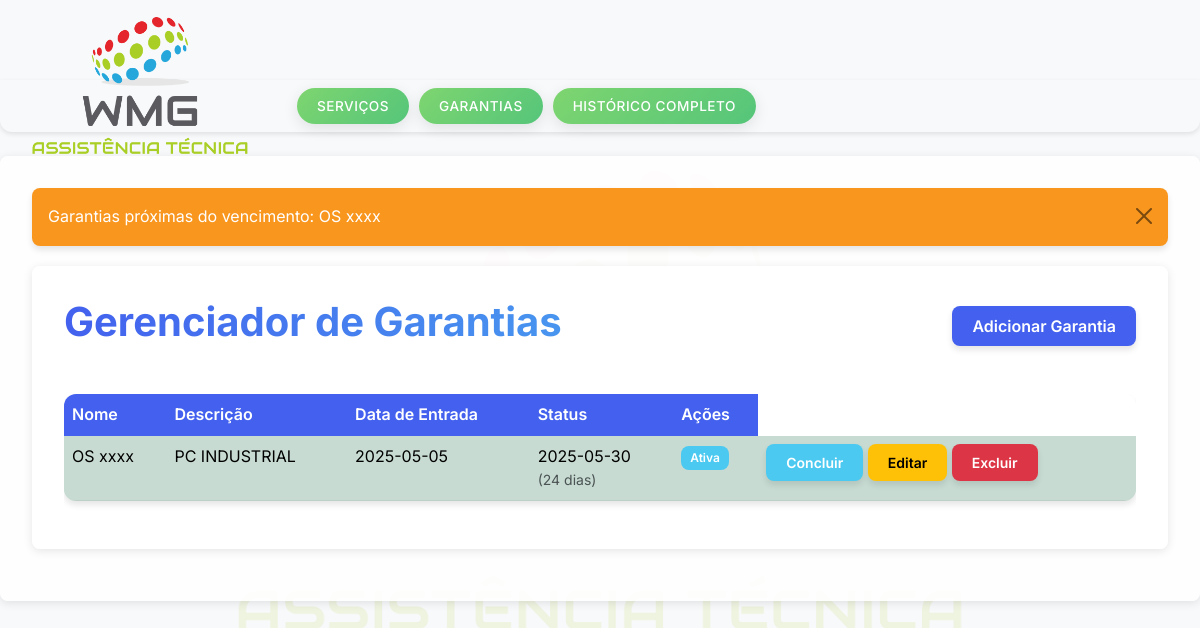
The app's page /garantias with its own data.
### gerenciador_tarefa/models.py (models this page shows, shortened)
class Garantia(db.Model):
    id = db.Column(db.Integer, primary_key=True, autoincrement=True)
    nome = db.Column(db.String(100), nullable=False)
    descricao = db.Column(db.Text)
    data_criacao = db.Column(db.DateTime, default=datetime.utcnow)  # antes era data_inicio
    data_entrega = db.Column(db.DateTime, nullable=False)           # antes era data_fim
    data_conclusao = db.Column(db.DateTime)
    concluida = db.Column(db.Boolean, default=False)
    def verificar_prazo(self):
        hoje = datetime.utcnow()
        if self.concluida:
            return "concluída"
        elif self.data_entrega < hoje:
            return "atrasada"
        elif (self.data_entrega - hoje) <= timedelta(days=3):
            return "proximo"
        else:
            return "normal"
    def dias_para_entrega(self):
        if self.concluida:
            return (self.data_conclusao - self.data_criacao).days
        elif self.data_entrega < datetime.utcnow():
            return (datetime.utcnow() - self.data_criacao).days
        else:
            return (self.data_entrega - datetime.utcnow()).days

### gerenciador_tarefa/app.py (the view)
@app.route('/garantias')
def lista_garantias():
    garantias = Garantia.query.filter_by(concluida=False).order_by(Garantia.data_entrega).all()
    hoje = date.today()
    expired, nearing = [], []
    for garantia in garantias:
        if garantia.data_entrega.date() < hoje:  # Converte para 'date'
            garantia.status = 'expirada'
            expired.append(garantia.nome)
        elif (garantia.data_entrega.date() - hoje) <= timedelta(days=30):  # Converte para 'date'
            garantia.status = 'proximo'
            nearing.append(garantia.nome)
        else:
            garantia.status = 'ativa'
    if expired:
        flash(f'Garantias expiradas: {", ".join(expired)}', 'danger')
    if nearing:
        flash(f'Garantias próximas do vencimento: {", ".join(nearing)}', 'warning')
    return render_template('garantias.html', garantias=garantias)

### gerenciador_tarefa/templates/garantias.html (shortened to what this page needs)
{% extends "base.html" %}
{% block content %}
<div class="container">
    <div class="d-flex justify-content-between align-items-center mb-4">
        <h1 class="mb-4">Gerenciador de Garantias</h1>
        <a href="{{ url_for('adicionar_garantia') }}" class="btn btn-primary mb-3">
             Adicionar Garantia
        </a>
    </div>
    <div class="table-responsive">
        <table class="table table-striped table-hover">
            <thead>
                <tr>
                    <th>Nome</th>
                    <th>Descrição</th>
                    <th>Data de Entrada</th>
                    <th>Status</th>
                    <th>Ações</th>
                </tr>
            </thead>
            <tbody>
                {% for garantia in garantias %}
                <tr class="{% if garantia.verificar_prazo() == 'atrasada' %}table-danger
                           {% elif garantia.verificar_prazo() == 'proximo' %}table-warning
                           {% else %}table-success{% endif %}">
                    <td>{{ garantia.nome }}</td>
                    <td>{{ garantia.descricao|default('Sem descrição', true) }}</td>
                    <td>{{ garantia.data_criacao.strftime('%Y-%m-%d') }}</td>
                    <td>
                        {{ garantia.data_entrega.strftime('%Y-%m-%d') }}
                        <small class="text-muted d-block">({{ garantia.dias_para_entrega() }} dias)</small>
                    </td>
                    <td>
                        {% if garantia.verificar_prazo() == 'atrasada' %}
                            <span class="badge bg-danger">Atrasada</span>
                        {% elif garantia.verificar_prazo() == 'proximo' %}
                            <span class="badge bg-warning text-dark">Prazo próximo</span>
                        {% elif garantia.concluida %}
                            <span class="badge bg-secondary">Concluída</span>
                        {% else %}
                            <span class="badge bg-success">Ativa</span>
                        {% endif %}
                    </td>
                    <td class="text-nowrap">
                        {% if not garantia.concluida %}
                        <a href="{{ url_for('concluir_garantia', garantia_id=garantia.id) }}" class="btn btn-sm btn-success">
                            Concluir
                        </a>
                        {% endif %}
                        <a href="{{ url_for('editar_garantia', garantia_id=garantia.id) }}" class="btn btn-sm btn-warning">
                            Editar
                        </a>
                        <form method="POST" action="{{ url_for('excluir_garantia', id=garantia.id) }}"
                              onsubmit="return confirm('Deseja realmente excluir esta garantia?');"
                              style="display: inline;">
                            <button type="submit" class="btn btn-sm btn-danger">Excluir</button>
                        </form>
                    </td>
                </tr>
                {% endfor %}
            </tbody>
        </table>
    </div>
</div>
{% endblock %}

### gerenciador_tarefa/static/css/style.css (style rules this page uses)
:root { --primary-color: #4361ee; --secondary-color: #3f37c9; --accent-color: #4895ef; --danger-color: #f72585; --warning-color: #f8961e; --success-color: #4cc9f0; --light-color: #f8f9fa; --dark-color: #212529; --gray-color: #6c757d; --bg-color: #f8f9fa; --card-bg: #ffffff; --shadow: 0 4px 6px rgba(0, 0, 0, 0.1); --transition: all 0.3s ease; }
body { font-family: 'Segoe UI', Tahoma, Geneva, Verdana, sans-serif; background-color: var(--bg-color); color: var(--dark-color); line-height: 1.6; }
.container { max-width: 1200px; padding: 2rem; }
h1, h2, h3 { font-weight: 700; color: var(--dark-color); margin-bottom: 1.5rem; }
h1 { font-size: 2.5rem; background: linear-gradient(90deg, var(--primary-color), var(--accent-color)); -webkit-background-clip: text; background-clip: text; color: transparent; display: inline-block; }
.btn { border-radius: 8px; padding: 0.5rem 1.25rem; font-weight: 600; transition: var(--transition); border: none; box-shadow: var(--shadow); }
.btn-primary { background-color: var(--primary-color); }
.btn-success { background-color: var(--success-color); }
.table { border-radius: 12px; overflow: hidden; box-shadow: var(--shadow); }
.table thead th { background-color: var(--primary-color); color: white; font-weight: 600; border: none; }
.table tbody tr { transition: var(--transition); }
.badge { padding: 0.5em 0.75em; border-radius: 8px; font-weight: 600; }
.bg-success { background-color: var(--success-color) !important; }
.card, .table { animation: fadeIn 0.5s ease-out forwards; }

### records on screen
Garantia: nome "OS xxxx", descricao "PC INDUSTRIAL", data_criacao "2025-05-05", data_entrega "2025-05-30", dias_para_entrega "24", shows "Ativa"

### other values on screen
{{ message }} "Garantias próximas do vencimento: OS xxxx"
